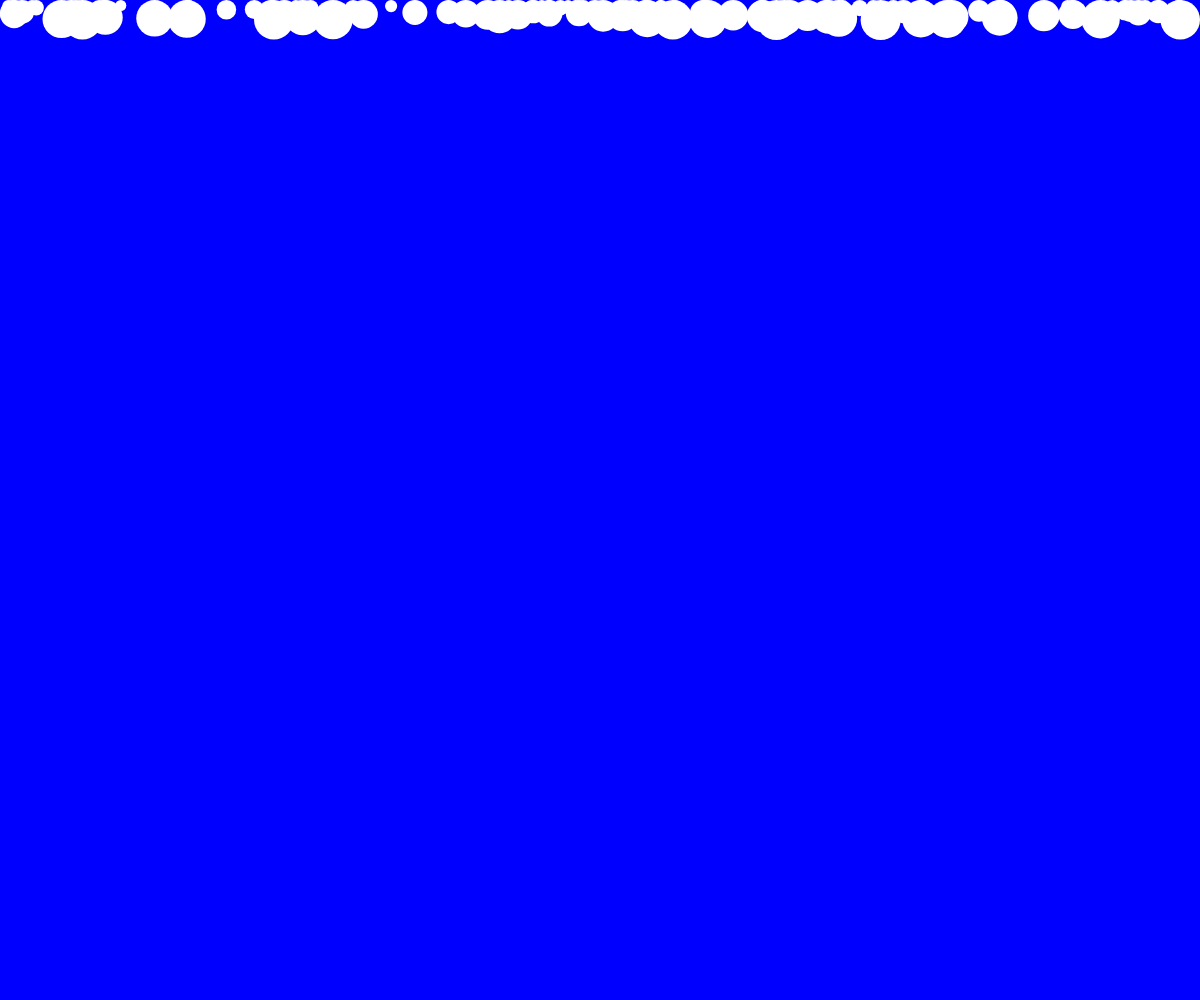
Frame 1 (no input)
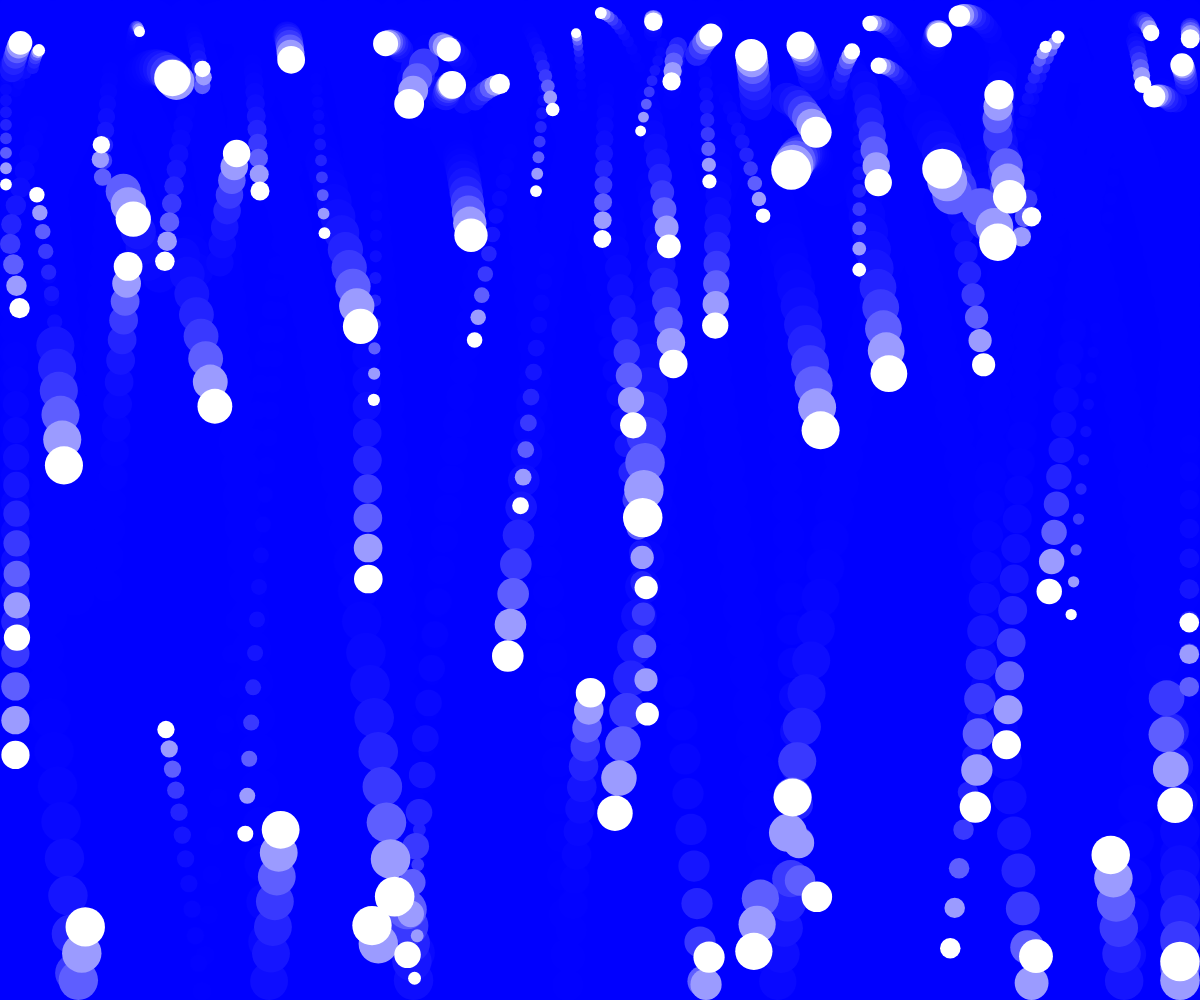
Frame 60 (no input)
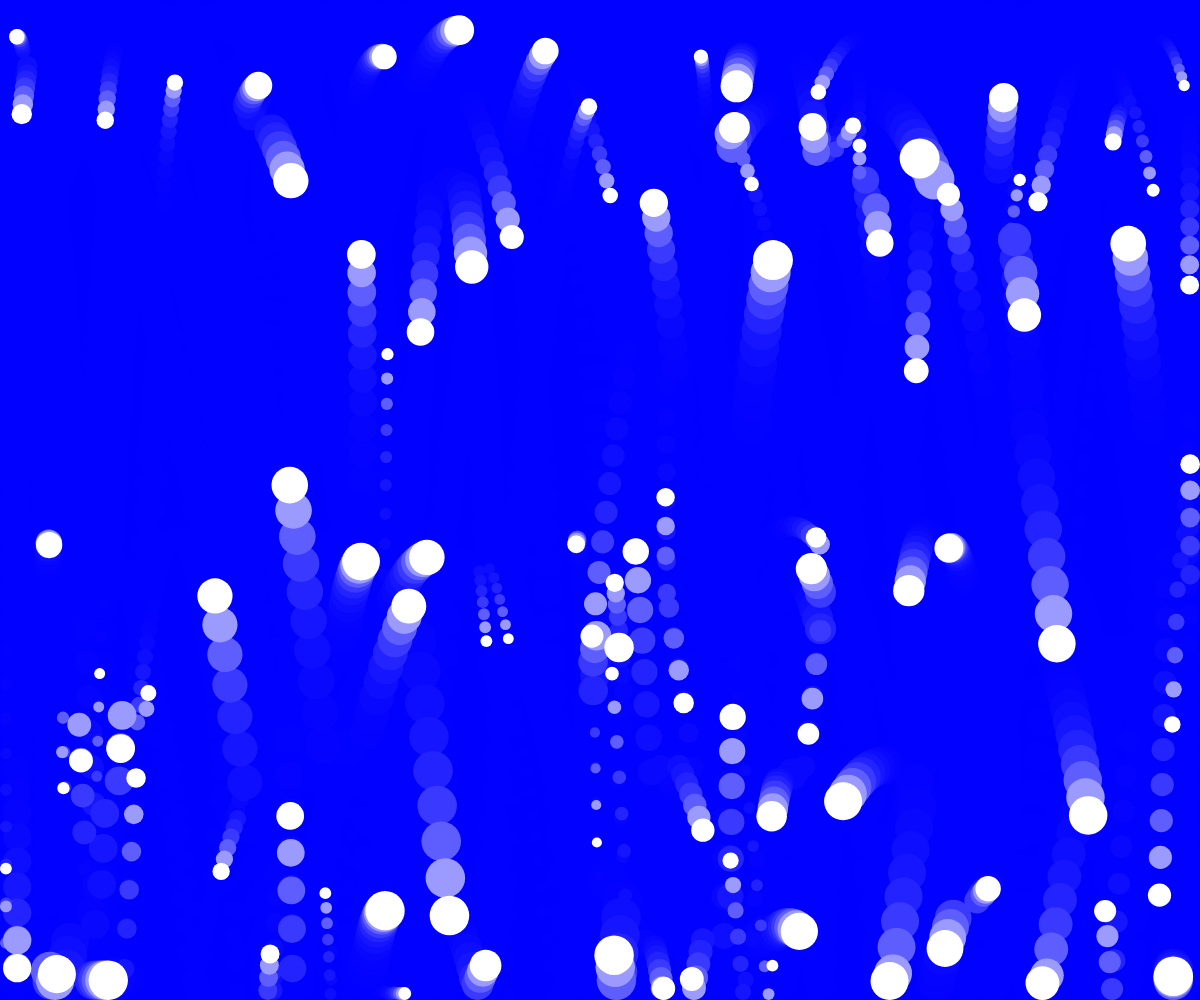
Frame 120 (the mouse pressed at the canvas centre since frame 60)

The p5.js sketch that drew these frames (run headless with seeded random() and noise() and a simulated clock; from frame 60 on, the mouse is pressed at the canvas centre):

// p5.js sketch
// ── sketch.js
/*
  Ralf Baecker 2021
  bouncing balls extened... 
*/
let myBots = [];
let gravitation;
let friction = 0.7;
let lastspawn = 0;
function setup() {
  createCanvas(windowWidth, windowHeight); // wie gross ist die zeichenfläche
 // randomSeed(1);
  for (var i = 0; i < 100; i++) {
    bot = new Bot(random(0, width), 0, random(10, 40));
    myBots.push(bot);
  }
  gravitation = createVector(0,0.9);
  frameRate(60);
  background(0, 0, 255);
  textSize(200);
  textAlign(CENTER,CENTER);
}

function draw() {
  if ((millis()-lastspawn) > 10000) {
    bot = new Bot(random(0, width), 0, random(10, 40));
    myBots.push(bot);
    lastspawn = millis();
  }
  background(0, 0, 255,100);
  for (var i = 0; i < myBots.length; i++) {
    myBots[i].update(); // verhalten
    myBots[i].checkCollions();
    if (!myBots[i].alive) {
      myBots.splice(i, 1); // alten bot löschen
    } else {
      myBots[i].draw();
    }
  }
}

class Bot {
  constructor(x, y, size) {
    // initalisierung
    this.position = createVector(x, y);
    this.velocity = createVector(random(-5, 5), random(-5, 5));
    this.birthtime = millis();
    this.color = color(255);
    this.size = size;
    this.alive = 1;
    this.lifetime = random(1000, 2000);
  }
  age() {
    return millis() - this.birthtime;
  }

  checkCollions()  {
    for (let i = 0; i< myBots.length;i++) {
      if (this != myBots[i]) {
        let distance = dist(this.position.x,this.position.y,myBots[i].position.x,myBots[i].position.y);
        let minimale_distance = ((this.size/2)+(myBots[i].size/2));
        if (distance <= minimale_distance) {

        let dx = myBots[i].position.x - this.position.x;
          let dy = myBots[i].position.y - this.position.y;
          let a = atan2(dy, dx);
          this.velocity.mult(-1);
          myBots[i].velocity.mult(-1);
          let tx = this.position.x + cos(a) *(minimale_distance*1.1);
          let ty = this.position.y + sin(a) *(minimale_distance*1.1);
          myBots[i].position.x = tx;
          myBots[i].position.y = ty;
        }
      }

    }
  }

  update() {
    this.velocity.add(gravitation);
    this.position.add(this.velocity);
    
    // einfallswinkel = ausfallswinkel
    if ((this.position.x - this.size / 2) <= 0) {
      this.position.x =  (this.size / 2);
      this.velocity.x *= -friction;
    }
    if ((this.position.x + this.size / 2) >= width) {
      this.position.x = width - (this.size / 2);
      this.velocity.x *= -friction;
    }
    if ((this.position.y - this.size / 2) <= 0) {
      this.position.y =  (this.size / 2);
      this.velocity.y *= -friction;
    }
    if ((this.position.y + this.size / 2) >= height) {
      this.position.y = height - (this.size / 2);
      this.velocity.y *= -friction;

    }
    // this.position.x = constrain(this.position.x, 0,width);
    // this.position.y = constrain(this.position.y, 0,height);
    /*
    if (this.age() > this.lifetime) {
      this.alive = 0;
    }
    */
  }

  draw() {
    // aussehen / zeichen
    // noStroke(); //(255);
    //noFill();
    noStroke();
    fill(this.color, 128);
    ellipse(this.position.x, this.position.y, this.size, this.size);
      //rect(this.position.x, this.position.y,this.size,this.size);
/*
      push();
    translate(this.position.x, this.position.y);
    rotate(millis()*0.001);
    beginShape();
    vertex(this.size/2,-this.size/2);
    vertex(this.size/2,this.size/2);
    vertex(-this.size/2,0);
    endShape(CLOSE);
    pop();
    */
    }
}
